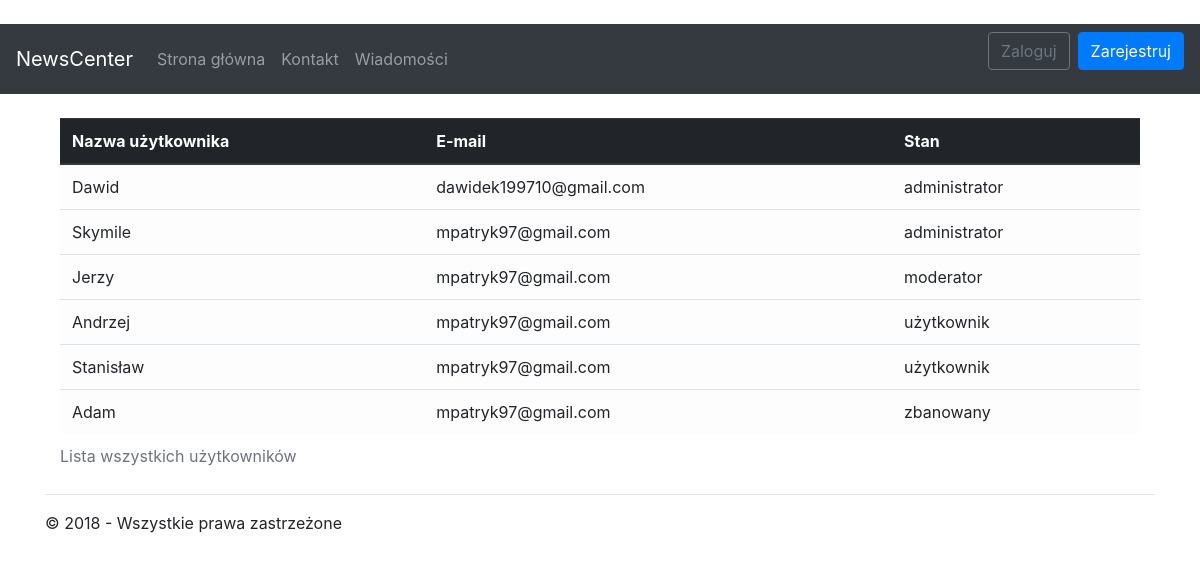
Before: /user with the older database file.
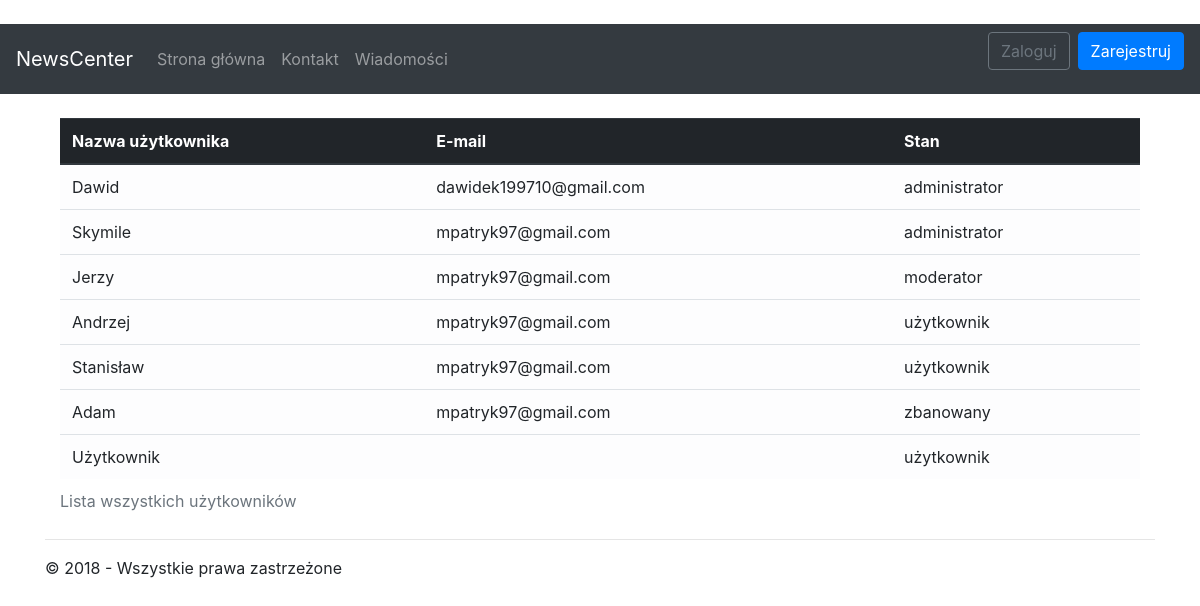
After: the same page with the newer database file.
### app/models.py (models this page shows)
class UserProfile(models.Model):
	user = models.OneToOneField(User, on_delete=models.CASCADE)
	role = models.CharField(max_length=16)

### app/views/user.py (the view)
# urls.py: path(''         , app.views.default.index   , name='home'    ),
def index(request):
	return render(request, 'app/user/index.html', {
		'profiles' : UserProfile.objects.all(),
		'year':datetime.now().year,
		'auth': is_logged(request),
		'admin' : is_admin(request)
	})

### app/support/utilities.py (called while the page is built)
def find_profile(request):
	try:
		return UserProfile.objects.get(user=request.user)
	except:
		return None

def is_admin(request):
	if find_profile(request) is None:
		return False
	return is_mod(request)

def is_logged(request):
	return 'yes' if request.user.is_authenticated else 'no'

### app/templates/app/user/index.html
{% extends "app/shared/layout.html" %}
{% block content %}
<br/>
<div class="container">
	<table class="table table-light">
		<caption>Lista wszystkich użytkowników</caption>
		<thead class="thead-dark">
			<tr>
				<th scope="col">Nazwa użytkownika</th>
				<th scope="col">E-mail           </th>
				<th scope="col">Stan             </th>
			</tr>
		</thead>
		<tbody>
			{% for profile in profiles %}
			<tr>
				<td scope="col">  {{ profile.user.username }} </td>
				<td scope="col">  {{ profile.user.email    }} </td>
				<td scope="col">  {{ profile.role          }} </td>
			</tr>
			{% endfor %}
		</tbody>
	</table>
</div>
{% endblock %}

Changed rows visible on the page:
added UserProfile: user.username "Użytkownik", role "użytkownik"
